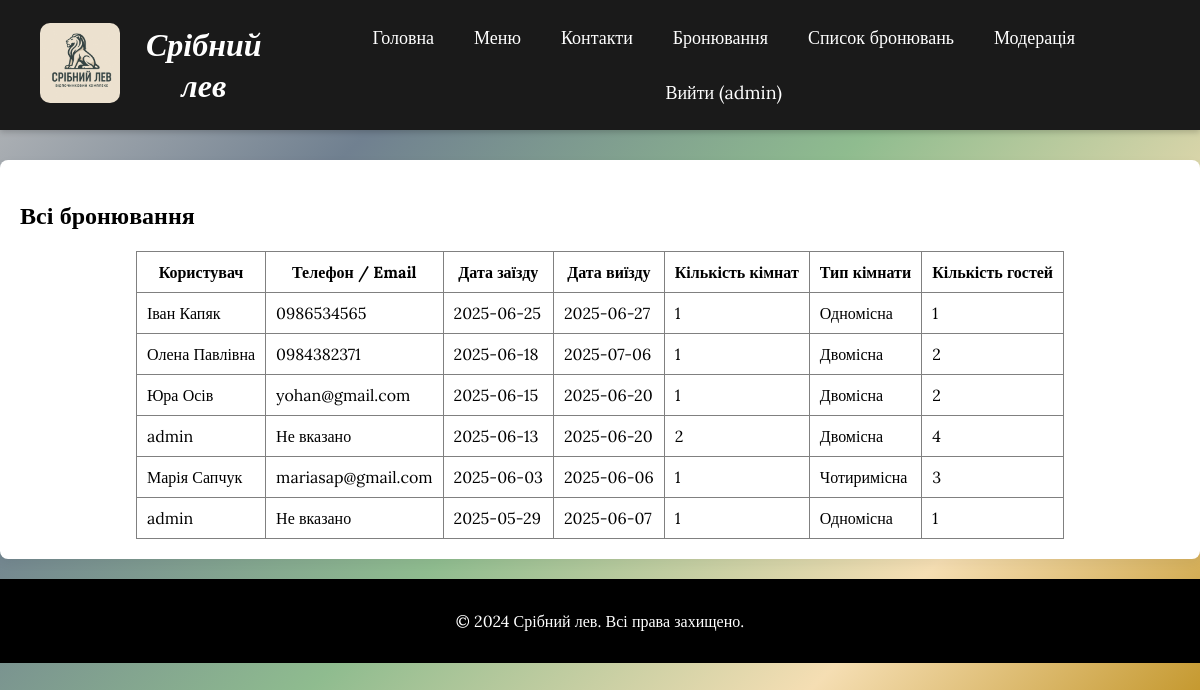
The app's page /bookings (signed in) with its own data.
### tables this page shows
CREATE TABLE users (
                id INTEGER PRIMARY KEY AUTOINCREMENT,
                username TEXT UNIQUE NOT NULL,
                password TEXT NOT NULL,
                is_admin INTEGER NOT NULL DEFAULT 0
            , phone TEXT, email TEXT);

CREATE TABLE reservations (
                id INTEGER PRIMARY KEY AUTOINCREMENT,
                date_from TEXT NOT NULL,
                date_to TEXT NOT NULL,
                rooms INTEGER NOT NULL,
                room_type TEXT NOT NULL,
                guests INTEGER NOT NULL,
                user_id INTEGER,
                FOREIGN KEY (user_id) REFERENCES users(id)
            );

### app.py (the view)
@app.route('/bookings')
@login_required
def bookings():
    if not current_user.is_admin:
        flash("Доступ заборонено!", "danger")
        return redirect(url_for('index'))
    conn = sqlite3.connect(DB)
    c = conn.cursor()
    c.execute('''
        SELECT r.id, r.date_from, r.date_to, r.rooms, r.room_type, r.guests,
               u.username, u.phone, u.email
        FROM reservations r
        JOIN users u ON r.user_id = u.id
        ORDER BY r.date_from DESC
    ''')
    reservations = c.fetchall()
    conn.close()
    return render_template('bookings.html', reservations=reservations)

### app.py (called while the page is built)
def get_user_by_id(user_id):
    conn = sqlite3.connect(DB)
    c = conn.cursor()
    c.execute("SELECT id, username, is_admin FROM users WHERE id = ?", (user_id,))
    row = c.fetchone()
    conn.close()
    if row:
        return User(row[0], row[1], bool(row[2]))
    return None

@login_manager.user_loader
def load_user(user_id):
    return get_user_by_id(user_id)

### templates/bookings.html (shortened to what this page needs)
{% extends "base.html" %}
{% block content %}
  <section>
    <h2>Всі бронювання</h2>
    {% if reservations %}
      <table border="1" cellpadding="10" cellspacing="0" style="margin: 0 auto; border-collapse: collapse;">
        <thead>
          <tr>
            <th>Користувач</th>
            <th>Телефон / Email</th>
            <th>Дата заїзду</th>
            <th>Дата виїзду</th>
            <th>Кількість кімнат</th>
            <th>Тип кімнати</th>
            <th>Кількість гостей</th>
          </tr>
        </thead>
        <tbody>
          {% for r in reservations %}
          <tr>
            <td>{{ r[6] }}</td>
            <td>
              {% if r[7] %}
                {{ r[7] }}
              {% elif r[8] %}
                {{ r[8] }}
              {% else %}
                Не вказано
              {% endif %}
            </td>
            <td>{{ r[1] }}</td>
            <td>{{ r[2] }}</td>
            <td>{{ r[3] }}</td>
            <td>{{ r[4] }}</td>
            <td>{{ r[5] }}</td>
          </tr>
          {% endfor %}
        </tbody>
      </table>
    {% else %}
      <p style="text-align: center;">Немає бронювань</p>
    {% endif %}
  </section>
{% endblock %}

### templates/base.html (shortened to what this page needs)
<!DOCTYPE html>
<html lang="uk">
<head>
    <link rel="stylesheet" href="{{ url_for('static', filename='style.css') }}" />
    <link rel="stylesheet" href="https://cdnjs.cloudflare.com/ajax/libs/font-awesome/6.0.0-beta3/css/all.min.css" />
</head>
<body>
<div id="page-content" class="fade-in">
    <header>
        <div class="logo-title">
            <img src="{{ url_for('static', filename='images/3ofLMZz.jpg') }}" alt="Логотип" class="logo" />
        </div>
        <div class="header-center">
            <h1 class="site-title">
                <a href="{{ url_for('index') }}" class="site-link">Срібний лев</a>
            </h1>
        </div>
        <nav>
            <a href="{{ url_for('index') }}">Головна</a>
            <a href="{{ url_for('menu') }}">Меню</a>
            <a href="{{ url_for('contacts') }}">Контакти</a>
            <a href="{{ url_for('reservation') }}">Бронювання</a>
            {% if current_user.is_authenticated %}
                {% if current_user.is_admin %}
                    <a href="{{ url_for('bookings') }}">Список бронювань</a>
                    <a href="{{ url_for('moderate_reviews') }}">Модерація</a>
                {% else %}
                    <a href="{{ url_for('my_bookings') }}">Мої бронювання</a>
                {% endif %}
                <a href="{{ url_for('logout') }}">Вийти ({{ current_user.username }})</a>
            {% else %}
                <a href="{{ url_for('login') }}">Увійти</a>
            {% endif %}
        </nav>
    </header>
    <main>
        {% block content %}{% endblock %}
    </main>
    <footer>
        <p>&copy; 2024 Срібний лев. Всі права захищено.</p>
    </footer>
</div>
</body>
</html>

### static/style.css (style rules this page uses)
body { font-family: Arial, sans-serif; margin: 0; padding: 0; background-color: #f4f4f4; }
header { position: fixed; top: 0; left: 0; width: 100%; z-index: 1000; display: flex; align-items: center; justify-content: space-between; padding: 20px 40px; background-color: #1a1a1a; color: white; box-shadow: 0 2px 6px rgba(0, 0, 0, 0.2); box-sizing: border-box; overflow-x: hidden; }
.logo-title { position: static; }
.logo { width: 80px; height: auto; border-radius: 10px; }
.header-center { flex-grow: 1; text-align: center; }
.site-title { margin: 0; font-size: 2rem; }
nav { display: flex; justify-content: center; gap: 20px; flex-wrap: wrap; }
nav a { color: white; text-decoration: none; font-size: 18px; padding: 6px 10px; border-radius: 4px; transition: background-color 0.3s, color 0.3s; }
section { padding: 20px; max-width: 1200px; margin: 20px auto; background-color: white; border-radius: 8px; box-shadow: 0 4px 12px rgba(0, 0, 0, 0.05); }
footer { background-color: #1a1a1a; color: white; text-align: center; padding: 10px; margin-top: 20px; }
main { padding-top: 80px; }
html, body { margin: 0; padding: 0; min-height: 100vh; display: flex; flex-direction: column; }
footer { background-color: #000; color: white; text-align: center; padding: 10px 0; width: 100%; }
html, body { margin: 0; padding: 0; height: 100%; overflow-x: hidden; }
body { background: linear-gradient(135deg, #c0c0c0, #708090, #8fbc8f, #f5deb3, #b8860b ); }

### templates/base.html (style rules this page uses)
html, body { height: 100%; margin: 0; }
body { font-family: 'Lora', serif; }
main { padding-top: 140px; }
footer { background-color: black; color: white; text-align: center; padding: 1em 0; width: 100%; }
.site-title { font-family: 'Lora', serif; font-weight: 600; font-style: italic; }
.site-link { color: inherit; text-decoration: none; }
.fade-in { animation: fadeIn 0.0s ease forwards; opacity: 0; }

### records on screen
users: username "admin"
reservations: username "Іван Капяк", phone "0986534565", date_from "2025-06-25", date_to "2025-06-27", rooms "1", room_type "Одномісна", guests "1"
reservations: username "Олена Павлівна", phone "0984382371", date_from "2025-06-18", date_to "2025-07-06", rooms "1", room_type "Двомісна", guests "2"
reservations: username "Юра Осів", email "yohan@gmail.com", date_from "2025-06-15", date_to "2025-06-20", rooms "1", room_type "Двомісна", guests "2"
reservations: username "admin", shows "Не вказано", date_from "2025-06-13", date_to "2025-06-20", rooms "2", room_type "Двомісна", guests "4"
reservations: username "Марія Сапчук", email "mariasap@gmail.com", date_from "2025-06-03", date_to "2025-06-06", rooms "1", room_type "Чотиримісна", guests "3"
reservations: username "admin", shows "Не вказано", date_from "2025-05-29", date_to "2025-06-07", rooms "1", room_type "Одномісна", guests "1"
